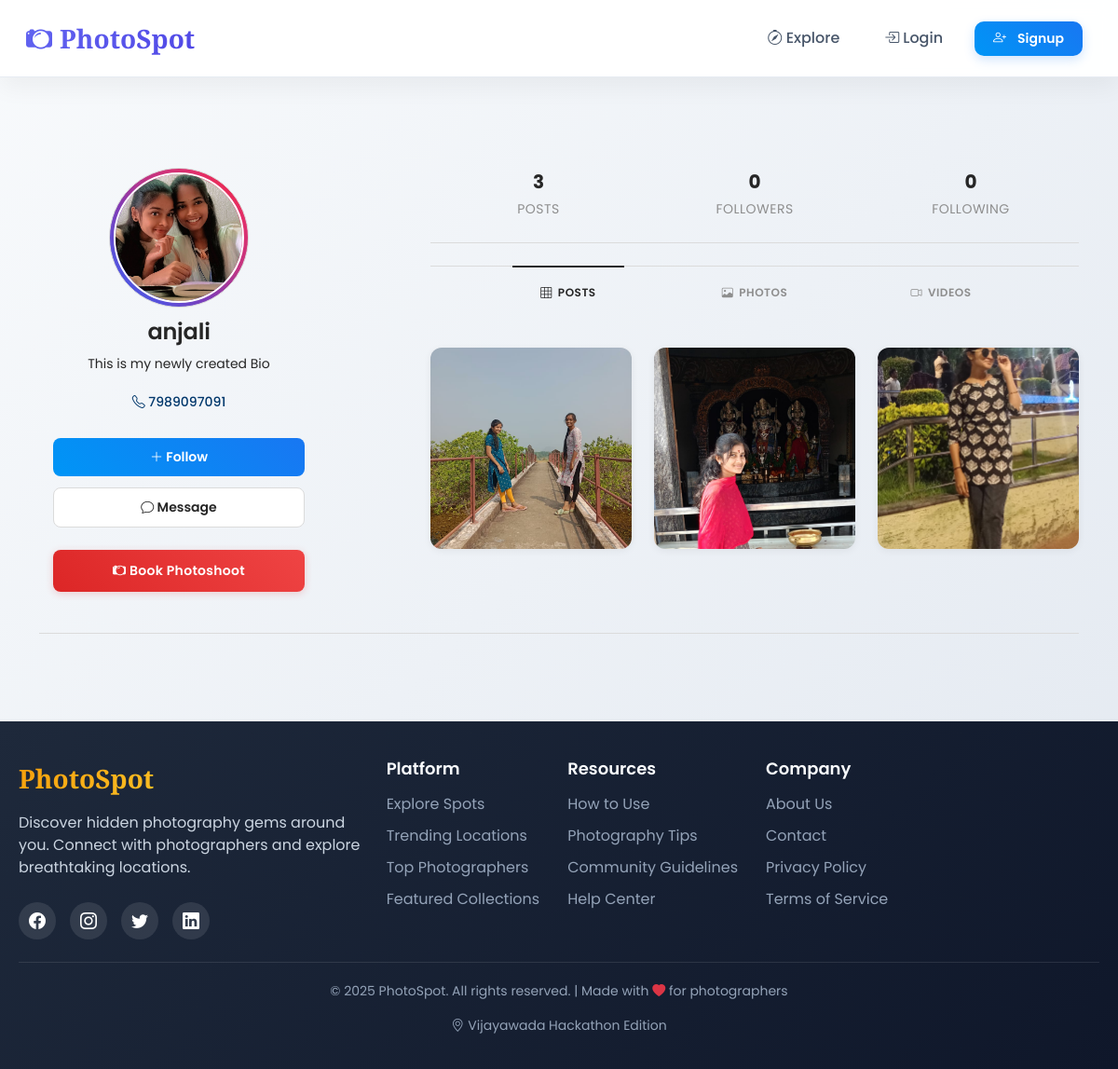
/profile/anjali/, run on an earlier commit of the app's database.
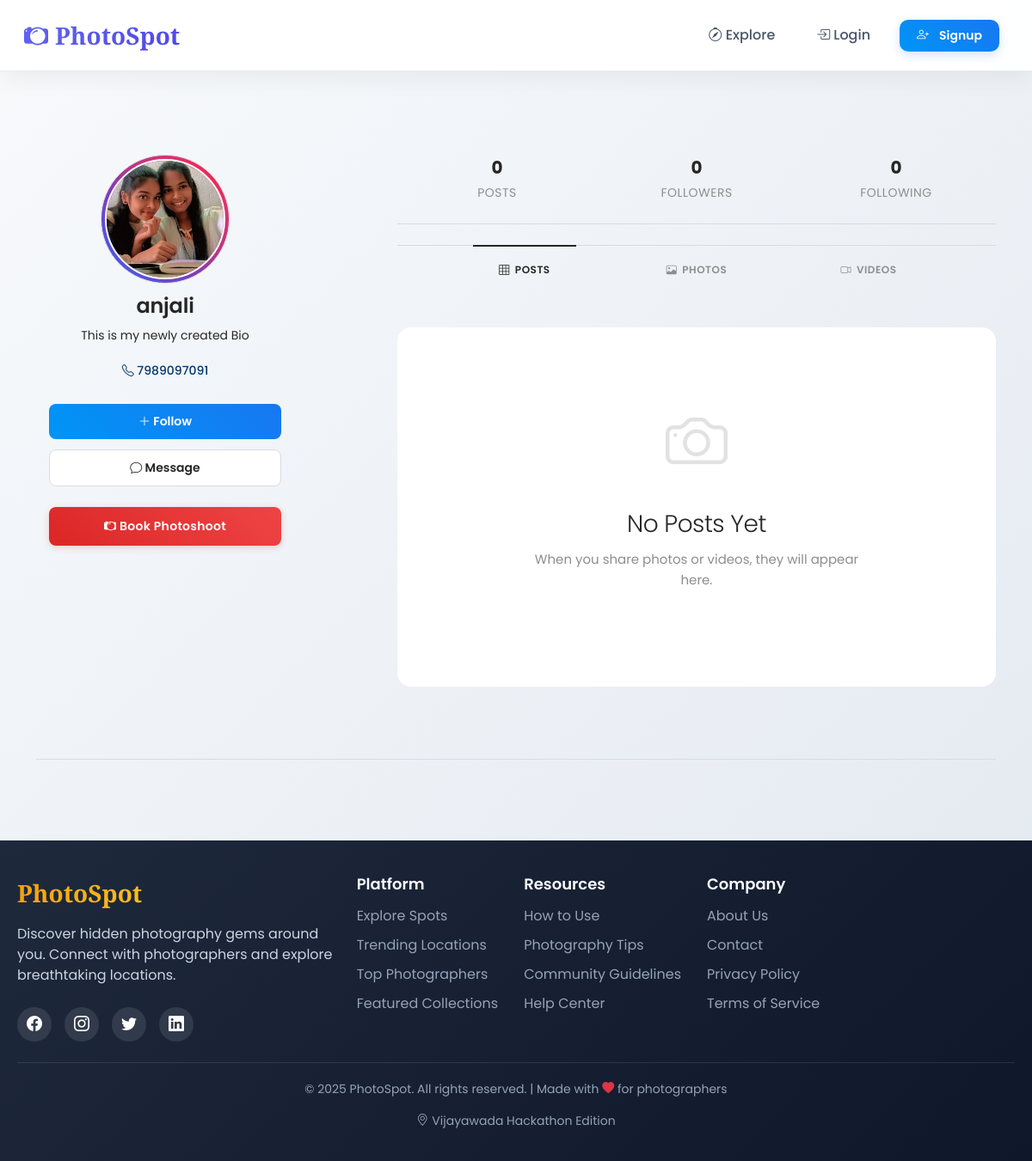
And on a later commit of the database.
### main/models.py (models this page shows, shortened)
class Post(models.Model):
    uploader = models.ForeignKey(User, on_delete=models.CASCADE, related_name='posts')
    title = models.CharField(max_length=200)
    description = models.TextField(blank=True)
    location = models.ForeignKey(Location, on_delete=models.SET_NULL, null=True, blank=True)
    image = models.ImageField(upload_to='posts/',  blank=True, null=True)
    video = models.FileField(upload_to='videos/', blank=True, null=True)
    created_at = models.DateTimeField(auto_now_add=True)

### main/views.py (the view)
# urls.py: path('profile/<str:username>/', views.profile, name='profile'),
def profile(request, username):
    owner = get_object_or_404(User, username=username)
    posts = (
        owner.posts
        .select_related('location')
        .annotate(
            likes_count=Count('likes', distinct=True),
            comments_count=Count('comments', distinct=True)
        )
        .order_by('-created_at')
    )
    profile = PhotographerProfile.objects.filter(user=owner).first()
    return render(request, 'main/profile.html', {'owner': owner, 'posts': posts, 'profile': profile})

### main/templates/main/profile.html (shortened to what the changed rows need)
{% extends 'main/base.html' %}
{% block content %}
    <div class="profile-layout">
        <div class="profile-left-column">
            <h1 class="profile-username">{{ owner.username }}</h1>
        </div>
        <div class="profile-right-column">
            <div class="profile-stats">
                <div class="stat">
                    <span class="stat-number" id="postCount">{{ posts.count }}</span>
                    <span class="stat-label">Posts</span>
                </div>
            </div>
            <div class="gallery-section">
                {% if posts %}
                <div class="gallery-grid" id="galleryGrid">
                    {% for p in posts %}
                    <div class="gallery-item" data-id="{{ p.id }}"
                         data-type="{% if p.image %}photo{% elif p.video %}video{% endif %}">
                              <a href="#" class="open-post-modal"
   data-id="{{ p.id }}"
   data-type="{% if p.image %}photo{% elif p.video %}video{% endif %}"
   data-src="{% if p.image %}{{ p.image.url }}{% elif p.video %}{{ p.video.url }}{% endif %}"
   data-likes="{{ p.likes_count|default:'0' }}"
   data-comments="{{ p.comments_count|default:'0' }}"
   data-type="{% if p.image %}photo{% elif p.video %}video{% endif %}"
   data-uploader="{{ p.uploader.id }}">
    {% if p.image %}
        <img src="{{ p.image.url }}" class="gallery-media" alt="Post image">
    {% elif p.video %}
        <video class="gallery-media" muted playsinline>
            <source src="{{ p.video.url }}">
        </video>
    {% endif %}
</a>
                    </div>
                    {% endfor %}
                </div>
                {% else %}
                <div class="empty-gallery">
                    <div class="empty-icon"><i class="bi bi-camera"></i></div>
                    <h2 class="empty-title">No Posts Yet</h2>
                    <p class="empty-text">When you share photos or videos, they will appear here.</p>
                </div>
                {% endif %}
            </div>
        </div>
    </div>
</div>
{% endblock %}

What changed in the data, as far as the page shows it:
removed Post: image (picture)
removed Post: image (picture)
removed Post: image (picture)
Also different on the page:
{{ posts.count }}: "3" → "0"
text now shown: "No Posts Yet When you share photos or videos, they will appear here."
